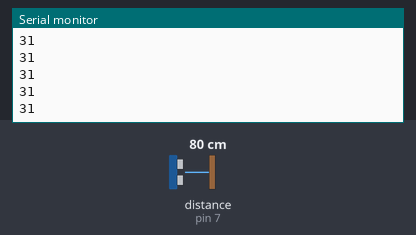
Bench run of a sketch on a simulated Arduino Uno, built with avr-gcc and run on an emulated ATmega328P. Parts: the last lines printed to the serial monitor. Wiring (inferred from the names in the program): range finder with pulse-width output: data pin 7. The test bench sets the inputs (shaded band); at power-on: distance to the obstacle (sensor on pin 7) 80 cm. The echo pulse lasts 58.3 µs per cm.

Above: at 1.2 s.
1.3 s: distance to the obstacle (sensor on pin 7) set to 2 cm
At 1.5 s:
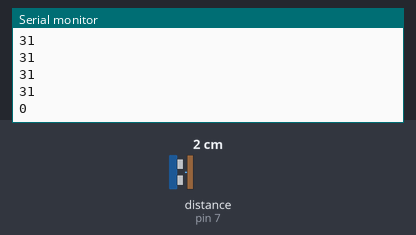
2.8 s: distance to the obstacle (sensor on pin 7) set to 4 cm
At 2.82 s:
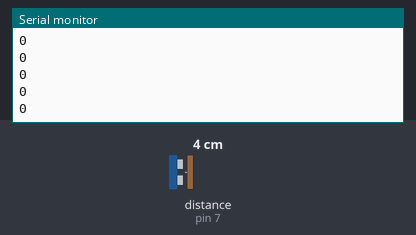
Timing chart, 0 to 5.8 s (numbered marks = the images above; inputs shaded):
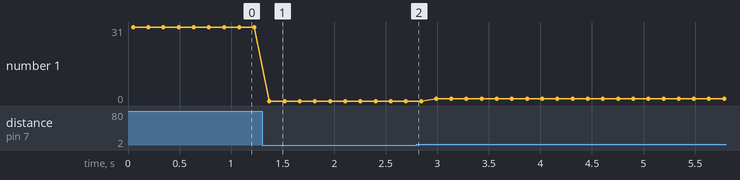

The sketch:

maxbotix.ino
```cpp
// Maxbotix sensors
// Will work for many of their sensors
// http://www.maxbotix.com/Ultrasonic_Sensors/MB1000.htm

// Digital pin used for pulse width measurement
const int SONAR_PIN = 7;

// Setup serial communication
// Setup designated pin for input
void setup()
{
  Serial.begin( 9600 );
  pinMode( SONAR_PIN, INPUT );
}

// Loop
void loop()
{
  int inches;
  int pulse;

  // Pulse width representation
  // Scale factor of 147 uS per inch
  pulse = pulseIn( SONAR_PIN, HIGH );
  inches = pulse / 147;

  // Centimeters resolution
  // cm = inches * 2.54;

  // Send across serial port
  Serial.println( inches );

  // Wait for next sample
  delay( 100 );
}
```

Measured:
- after the input at 1.3 s, the serial monitor: prints a new line after 0.07 s (image 1)
- plotted number 1: 31 → 0 after the input at 1.3 s, 0 → 1 after the input at 2.8 s
